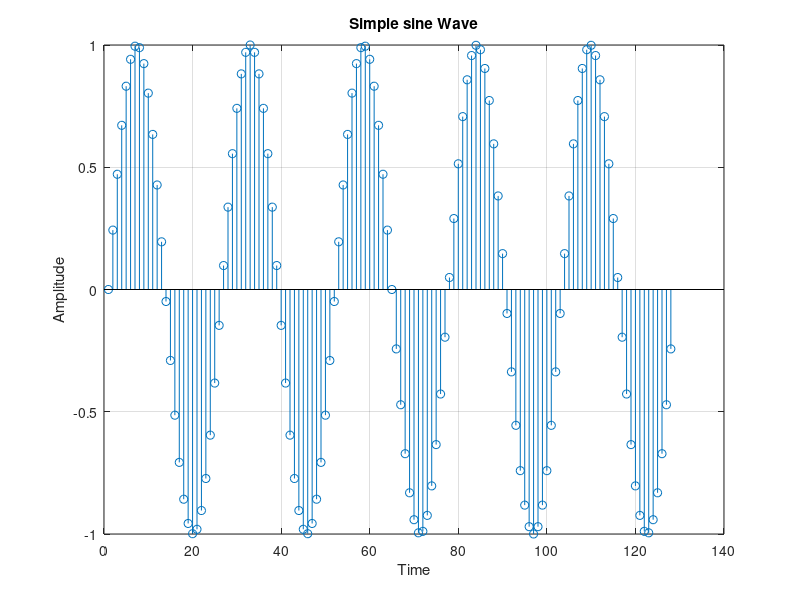

The MATLAB script that drew this image:
fsamp = 25600
fsig = 1000
tsamp = 1/fsamp
t = 0:tsamp:127*tsamp


y=sin(2*pi*fsig*t);
plot(t, y)
stem(y)
grid
title('Simple sine Wave')
xlabel('Time')
ylabel('Amplitude')



